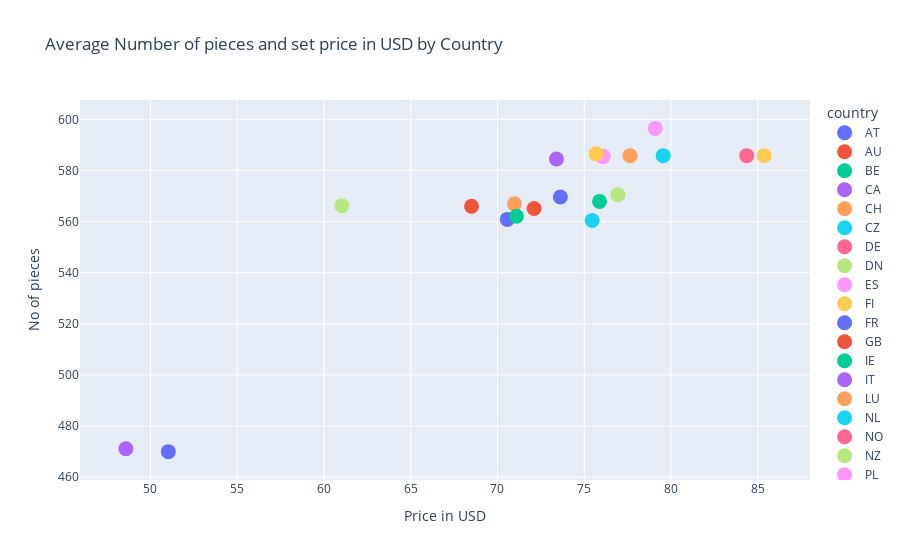

Notebook source saved alongside this figure:
### Code cell
fig= px.scatter(legos_country, x='list_price', y='piece_count', color= 'country',
           labels= {'piece_count':'No of pieces', 
                    'list_price':'Price in USD'}, title='Average Number of pieces and set price in USD by Country')
fig.update_traces(marker={'size': 15})
fig.show()

### Figure 1 — Plotly figure (JSON) as saved in the notebook; plotly's stock layout.template omitted (floating-point values rounded to 4 significant figures)
{"data": [{"hovertemplate": "country=AT<br>Price in USD=%{x}<br>No of pieces=%{y}<extra></extra>", "legendgroup": "AT", "marker": {"color": "#636efa", "size": 15, "symbol": "circle"}, "mode": "markers", "name": "AT", "orientation": "v", "showlegend": true, "type": "scatter", "x": [70.56], "xaxis": "x", "y": [560.8], "yaxis": "y"}, {"hovertemplate": "country=AU<br>Price in USD=%{x}<br>No of pieces=%{y}<extra></extra>", "legendgroup": "AU", "marker": {"color": "#EF553B", "size": 15, "symbol": "circle"}, "mode": "markers", "name": "AU", "orientation": "v", "showlegend": true, "type": "scatter", "x": [68.51], "xaxis": "x", "y": [566.0], "yaxis": "y"}, {"hovertemplate": "country=BE<br>Price in USD=%{x}<br>No of pieces=%{y}<extra></extra>", "legendgroup": "BE", "marker": {"color": "#00cc96", "size": 15, "symbol": "circle"}, "mode": "markers", "name": "BE", "orientation": "v", "showlegend": true, "type": "scatter", "x": [75.88], "xaxis": "x", "y": [567.9], "yaxis": "y"}, {"hovertemplate": "country=CA<br>Price in USD=%{x}<br>No of pieces=%{y}<extra></extra>", "legendgroup": "CA", "marker": {"color": "#ab63fa", "size": 15, "symbol": "circle"}, "mode": "markers", "name": "CA", "orientation": "v", "showlegend": true, "type": "scatter", "x": [48.59], "xaxis": "x", "y": [471.1], "yaxis": "y"}, {"hovertemplate": "country=CH<br>Price in USD=%{x}<br>No of pieces=%{y}<extra></extra>", "legendgroup": "CH", "marker": {"color": "#FFA15A", "size": 15, "symbol": "circle"}, "mode": "markers", "name": "CH", "orientation": "v", "showlegend": true, "type": "scatter", "x": [70.98], "xaxis": "x", "y": [566.9], "yaxis": "y"}, {"hovertemplate": "country=CZ<br>Price in USD=%{x}<br>No of pieces=%{y}<extra></extra>", "legendgroup": "CZ", "marker": {"color": "#19d3f3", "size": 15, "symbol": "circle"}, "mode": "markers", "name": "CZ", "orientation": "v", "showlegend": true, "type": "scatter", "x": [79.55], "xaxis": "x", "y": [585.8], "yaxis": "y"}, {"hovertemplate": "country=DE<br>Price in USD=%{x}<br>No of pieces=%{y}<extra></extra>", "legendgroup": "DE", "marker": {"color": "#FF6692", "size": 15, "symbol": "circle"}, "mode": "markers", "name": "DE", "orientation": "v", "showlegend": true, "type": "scatter", "x": [76.08], "xaxis": "x", "y": [585.4], "yaxis": "y"}, {"hovertemplate": "country=DN<br>Price in USD=%{x}<br>No of pieces=%{y}<extra></extra>", "legendgroup": "DN", "marker": {"color": "#B6E880", "size": 15, "symbol": "circle"}, "mode": "markers", "name": "DN", "orientation": "v", "showlegend": true, "type": "scatter", "x": [61.03], "xaxis": "x", "y": [566.2], "yaxis": "y"}, {"hovertemplate": "country=ES<br>Price in USD=%{x}<br>No of pieces=%{y}<extra></extra>", "legendgroup": "ES", "marker": {"color": "#FF97FF", "size": 15, "symbol": "circle"}, "mode": "markers", "name": "ES", "orientation": "v", "showlegend": true, "type": "scatter", "x": [76.08], "xaxis": "x", "y": [585.4], "yaxis": "y"}, {"hovertemplate": "country=FI<br>Price in USD=%{x}<br>No of pieces=%{y}<extra></extra>", "legendgroup": "FI", "marker": {"color": "#FECB52", "size": 15, "symbol": "circle"}, "mode": "markers", "name": "FI", "orientation": "v", "showlegend": true, "type": "scatter", "x": [85.37], "xaxis": "x", "y": [585.8], "yaxis": "y"}, {"hovertemplate": "country=FR<br>Price in USD=%{x}<br>No of pieces=%{y}<extra></extra>", "legendgroup": "FR", "marker": {"color": "#636efa", "size": 15, "symbol": "circle"}, "mode": "markers", "name": "FR", "orientation": "v", "showlegend": true, "type": "scatter", "x": [73.62], "xaxis": "x", "y": [569.6], "yaxis": "y"}, {"hovertemplate": "country=GB<br>Price in USD=%{x}<br>No of pieces=%{y}<extra></extra>", "legendgroup": "GB", "marker": {"color": "#EF553B", "size": 15, "symbol": "circle"}, "mode": "markers", "name": "GB", "orientation": "v", "showlegend": true, "type": "scatter", "x": [72.11], "xaxis": "x", "y": [565.1], "yaxis": "y"}, {"hovertemplate": "country=IE<br>Price in USD=%{x}<br>No of pieces=%{y}<extra></extra>", "legendgroup": "IE", "marker": {"color": "#00cc96", "size": 15, "symbol": "circle"}, "mode": "markers", "name": "IE", "orientation": "v", "showlegend": true, "type": "scatter", "x": [71.1], "xaxis": "x", "y": [562.1], "yaxis": "y"}, {"hovertemplate": "country=IT<br>Price in USD=%{x}<br>No of pieces=%{y}<extra></extra>", "legendgroup": "IT", "marker": {"color": "#ab63fa", "size": 15, "symbol": "circle"}, "mode": "markers", "name": "IT", "orientation": "v", "showlegend": true, "type": "scatter", "x": [73.4], "xaxis": "x", "y": [584.5], "yaxis": "y"}, {"hovertemplate": "country=LU<br>Price in USD=%{x}<br>No of pieces=%{y}<extra></extra>", "legendgroup": "LU", "marker": {"color": "#FFA15A", "size": 15, "symbol": "circle"}, "mode": "markers", "name": "LU", "orientation": "v", "showlegend": true, "type": "scatter", "x": [77.64], "xaxis": "x", "y": [585.8], "yaxis": "y"}, {"hovertemplate": "country=NL<br>Price in USD=%{x}<br>No of pieces=%{y}<extra></extra>", "legendgroup": "NL", "marker": {"color": "#19d3f3", "size": 15, "symbol": "circle"}, "mode": "markers", "name": "NL", "orientation": "v", "showlegend": true, "type": "scatter", "x": [75.46], "xaxis": "x", "y": [560.4], "yaxis": "y"}, {"hovertemplate": "country=NO<br>Price in USD=%{x}<br>No of pieces=%{y}<extra></extra>", "legendgroup": "NO", "marker": {"color": "#FF6692", "size": 15, "symbol": "circle"}, "mode": "markers", "name": "NO", "orientation": "v", "showlegend": true, "type": "scatter", "x": [84.36], "xaxis": "x", "y": [585.8], "yaxis": "y"}, {"hovertemplate": "country=NZ<br>Price in USD=%{x}<br>No of pieces=%{y}<extra></extra>", "legendgroup": "NZ", "marker": {"color": "#B6E880", "size": 15, "symbol": "circle"}, "mode": "markers", "name": "NZ", "orientation": "v", "showlegend": true, "type": "scatter", "x": [76.93], "xaxis": "x", "y": [570.5], "yaxis": "y"}, {"hovertemplate": "country=PL<br>Price in USD=%{x}<br>No of pieces=%{y}<extra></extra>", "legendgroup": "PL", "marker": {"color": "#FF97FF", "size": 15, "symbol": "circle"}, "mode": "markers", "name": "PL", "orientation": "v", "showlegend": true, "type": "scatter", "x": [79.09], "xaxis": "x", "y": [596.5], "yaxis": "y"}, {"hovertemplate": "country=PT<br>Price in USD=%{x}<br>No of pieces=%{y}<extra></extra>", "legendgroup": "PT", "marker": {"color": "#FECB52", "size": 15, "symbol": "circle"}, "mode": "markers", "name": "PT", "orientation": "v", "showlegend": true, "type": "scatter", "x": [75.68], "xaxis": "x", "y": [586.5], "yaxis": "y"}, {"hovertemplate": "country=US<br>Price in USD=%{x}<br>No of pieces=%{y}<extra></extra>", "legendgroup": "US", "marker": {"color": "#636efa", "size": 15, "symbol": "circle"}, "mode": "markers", "name": "US", "orientation": "v", "showlegend": true, "type": "scatter", "x": [51.03], "xaxis": "x", "y": [470], "yaxis": "y"}], "layout": {"legend": {"title": {"text": "country"}, "tracegroupgap": 0}, "title": {"text": "Average Number of pieces and set price in USD by Country"}, "xaxis": {"anchor": "y", "domain": [0, 1], "title": {"text": "Price in USD"}}, "yaxis": {"anchor": "x", "domain": [0, 1], "title": {"text": "No of pieces"}}}}
